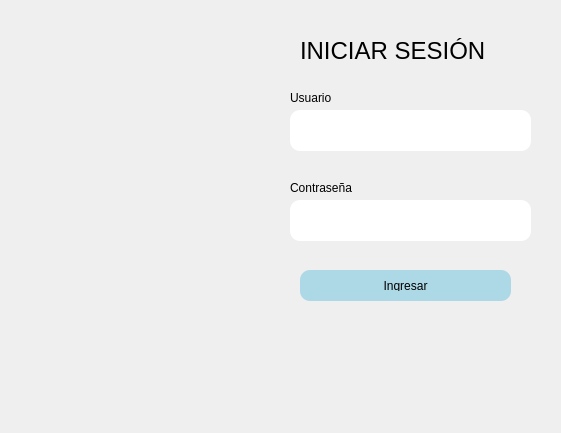
<?xml version="1.0" encoding="UTF-8"?>
<ui version="4.0">
 <class>MainWindow</class>
 <widget class="QMainWindow" name="MainWindow">
  <property name="geometry">
   <rect>
    <x>0</x>
    <y>0</y>
    <width>561</width>
    <height>433</height>
   </rect>
  </property>
  <property name="windowTitle">
   <string>MainWindow</string>
  </property>
  <widget class="QWidget" name="centralwidget">
   <widget class="QLabel" name="label">
    <property name="geometry">
     <rect>
      <x>290</x>
      <y>90</y>
      <width>55</width>
      <height>16</height>
     </rect>
    </property>
    <property name="text">
     <string>Usuario</string>
    </property>
   </widget>
   <widget class="QLabel" name="label_2">
    <property name="geometry">
     <rect>
      <x>290</x>
      <y>180</y>
      <width>71</width>
      <height>16</height>
     </rect>
    </property>
    <property name="text">
     <string>Contraseña</string>
    </property>
   </widget>
   <widget class="QLineEdit" name="inputUsuario">
    <property name="geometry">
     <rect>
      <x>290</x>
      <y>110</y>
      <width>241</width>
      <height>41</height>
     </rect>
    </property>
    <property name="styleSheet">
     <string notr="true">border-radius: 10px;
padding: 10px;</string>
    </property>
   </widget>
   <widget class="QLineEdit" name="inputContrasena">
    <property name="geometry">
     <rect>
      <x>290</x>
      <y>200</y>
      <width>241</width>
      <height>41</height>
     </rect>
    </property>
    <property name="styleSheet">
     <string notr="true">border-radius: 10px;
padding: 10px;</string>
    </property>
   </widget>
   <widget class="QPushButton" name="btnLogin">
    <property name="enabled">
     <bool>true</bool>
    </property>
    <property name="geometry">
     <rect>
      <x>300</x>
      <y>270</y>
      <width>211</width>
      <height>31</height>
     </rect>
    </property>
    <property name="palette">
     <palette>
      <active>
       <colorrole role="WindowText">
        <brush brushstyle="SolidPattern">
         <color alpha="255">
          <red>0</red>
          <green>0</green>
          <blue>0</blue>
         </color>
        </brush>
       </colorrole>
       <colorrole role="Button">
        <brush brushstyle="SolidPattern">
         <color alpha="255">
          <red>173</red>
          <green>216</green>
          <blue>230</blue>
         </color>
        </brush>
       </colorrole>
       <colorrole role="Light">
        <brush brushstyle="SolidPattern">
         <color alpha="255">
          <red>127</red>
          <green>127</green>
          <blue>255</blue>
         </color>
        </brush>
       </colorrole>
       <colorrole role="Midlight">
        <brush brushstyle="SolidPattern">
         <color alpha="255">
          <red>63</red>
          <green>63</green>
          <blue>255</blue>
         </color>
        </brush>
       </colorrole>
       <colorrole role="Dark">
        <brush brushstyle="SolidPattern">
         <color alpha="255">
          <red>0</red>
          <green>0</green>
          <blue>127</blue>
         </color>
        </brush>
       </colorrole>
       <colorrole role="Mid">
        <brush brushstyle="SolidPattern">
         <color alpha="255">
          <red>0</red>
          <green>0</green>
          <blue>170</blue>
         </color>
        </brush>
       </colorrole>
       <colorrole role="Text">
        <brush brushstyle="SolidPattern">
         <color alpha="255">
          <red>0</red>
          <green>0</green>
          <blue>0</blue>
         </color>
        </brush>
       </colorrole>
       <colorrole role="BrightText">
        <brush brushstyle="SolidPattern">
         <color alpha="255">
          <red>255</red>
          <green>255</green>
          <blue>255</blue>
         </color>
        </brush>
       </colorrole>
       <colorrole role="ButtonText">
        <brush brushstyle="SolidPattern">
         <color alpha="255">
          <red>0</red>
          <green>0</green>
          <blue>0</blue>
         </color>
        </brush>
       </colorrole>
       <colorrole role="Base">
        <brush brushstyle="SolidPattern">
         <color alpha="255">
          <red>173</red>
          <green>216</green>
          <blue>230</blue>
         </color>
        </brush>
       </colorrole>
       <colorrole role="Window">
        <brush brushstyle="SolidPattern">
         <color alpha="255">
          <red>173</red>
          <green>216</green>
          <blue>230</blue>
         </color>
        </brush>
       </colorrole>
       <colorrole role="Shadow">
        <brush brushstyle="SolidPattern">
         <color alpha="255">
          <red>0</red>
          <green>0</green>
          <blue>0</blue>
         </color>
        </brush>
       </colorrole>
       <colorrole role="AlternateBase">
        <brush brushstyle="SolidPattern">
         <color alpha="255">
          <red>127</red>
          <green>127</green>
          <blue>255</blue>
         </color>
        </brush>
       </colorrole>
       <colorrole role="ToolTipBase">
        <brush brushstyle="SolidPattern">
         <color alpha="255">
          <red>255</red>
          <green>255</green>
          <blue>220</blue>
         </color>
        </brush>
       </colorrole>
       <colorrole role="ToolTipText">
        <brush brushstyle="SolidPattern">
         <color alpha="255">
          <red>0</red>
          <green>0</green>
          <blue>0</blue>
         </color>
        </brush>
       </colorrole>
      </active>
      <inactive>
       <colorrole role="WindowText">
        <brush brushstyle="SolidPattern">
         <color alpha="255">
          <red>0</red>
          <green>0</green>
          <blue>0</blue>
         </color>
        </brush>
       </colorrole>
       <colorrole role="Button">
        <brush brushstyle="SolidPattern">
         <color alpha="255">
          <red>173</red>
          <green>216</green>
          <blue>230</blue>
         </color>
        </brush>
       </colorrole>
       <colorrole role="Light">
        <brush brushstyle="SolidPattern">
         <color alpha="255">
          <red>127</red>
          <green>127</green>
          <blue>255</blue>
         </color>
        </brush>
       </colorrole>
       <colorrole role="Midlight">
        <brush brushstyle="SolidPattern">
         <color alpha="255">
          <red>63</red>
          <green>63</green>
          <blue>255</blue>
         </color>
        </brush>
       </colorrole>
       <colorrole role="Dark">
        <brush brushstyle="SolidPattern">
         <color alpha="255">
          <red>0</red>
          <green>0</green>
          <blue>127</blue>
         </color>
        </brush>
       </colorrole>
       <colorrole role="Mid">
        <brush brushstyle="SolidPattern">
         <color alpha="255">
          <red>0</red>
          <green>0</green>
          <blue>170</blue>
         </color>
        </brush>
       </colorrole>
       <colorrole role="Text">
        <brush brushstyle="SolidPattern">
         <color alpha="255">
          <red>0</red>
          <green>0</green>
          <blue>0</blue>
         </color>
        </brush>
       </colorrole>
       <colorrole role="BrightText">
        <brush brushstyle="SolidPattern">
         <color alpha="255">
          <red>255</red>
          <green>255</green>
          <blue>255</blue>
         </color>
        </brush>
       </colorrole>
       <colorrole role="ButtonText">
        <brush brushstyle="SolidPattern">
         <color alpha="255">
          <red>0</red>
          <green>0</green>
          <blue>0</blue>
         </color>
        </brush>
       </colorrole>
       <colorrole role="Base">
        <brush brushstyle="SolidPattern">
         <color alpha="255">
          <red>173</red>
          <green>216</green>
          <blue>230</blue>
         </color>
        </brush>
       </colorrole>
       <colorrole role="Window">
        <brush brushstyle="SolidPattern">
         <color alpha="255">
          <red>173</red>
          <green>216</green>
          <blue>230</blue>
         </color>
        </brush>
       </colorrole>
       <colorrole role="Shadow">
        <brush brushstyle="SolidPattern">
         <color alpha="255">
          <red>0</red>
          <green>0</green>
          <blue>0</blue>
         </color>
        </brush>
       </colorrole>
       <colorrole role="AlternateBase">
        <brush brushstyle="SolidPattern">
         <color alpha="255">
          <red>127</red>
          <green>127</green>
          <blue>255</blue>
         </color>
        </brush>
       </colorrole>
       <colorrole role="ToolTipBase">
        <brush brushstyle="SolidPattern">
         <color alpha="255">
          <red>255</red>
          <green>255</green>
          <blue>220</blue>
         </color>
        </brush>
       </colorrole>
       <colorrole role="ToolTipText">
        <brush brushstyle="SolidPattern">
         <color alpha="255">
          <red>0</red>
          <green>0</green>
          <blue>0</blue>
         </color>
        </brush>
       </colorrole>
      </inactive>
      <disabled>
       <colorrole role="WindowText">
        <brush brushstyle="SolidPattern">
         <color alpha="255">
          <red>0</red>
          <green>0</green>
          <blue>127</blue>
         </color>
        </brush>
       </colorrole>
       <colorrole role="Button">
        <brush brushstyle="SolidPattern">
         <color alpha="255">
          <red>173</red>
          <green>216</green>
          <blue>230</blue>
         </color>
        </brush>
       </colorrole>
       <colorrole role="Light">
        <brush brushstyle="SolidPattern">
         <color alpha="255">
          <red>127</red>
          <green>127</green>
          <blue>255</blue>
         </color>
        </brush>
       </colorrole>
       <colorrole role="Midlight">
        <brush brushstyle="SolidPattern">
         <color alpha="255">
          <red>63</red>
          <green>63</green>
          <blue>255</blue>
         </color>
        </brush>
       </colorrole>
       <colorrole role="Dark">
        <brush brushstyle="SolidPattern">
         <color alpha="255">
          <red>0</red>
          <green>0</green>
          <blue>127</blue>
         </color>
        </brush>
       </colorrole>
       <colorrole role="Mid">
        <brush brushstyle="SolidPattern">
         <color alpha="255">
          <red>0</red>
          <green>0</green>
          <blue>170</blue>
         </color>
        </brush>
       </colorrole>
       <colorrole role="Text">
        <brush brushstyle="SolidPattern">
         <color alpha="255">
          <red>0</red>
          <green>0</green>
          <blue>127</blue>
         </color>
        </brush>
       </colorrole>
       <colorrole role="BrightText">
        <brush brushstyle="SolidPattern">
         <color alpha="255">
          <red>255</red>
          <green>255</green>
          <blue>255</blue>
         </color>
        </brush>
       </colorrole>
       <colorrole role="ButtonText">
        <brush brushstyle="SolidPattern">
         <color alpha="255">
          <red>0</red>
          <green>0</green>
          <blue>127</blue>
         </color>
        </brush>
       </colorrole>
       <colorrole role="Base">
        <brush brushstyle="SolidPattern">
         <color alpha="255">
          <red>173</red>
          <green>216</green>
          <blue>230</blue>
         </color>
        </brush>
       </colorrole>
       <colorrole role="Window">
        <brush brushstyle="SolidPattern">
         <color alpha="255">
          <red>173</red>
          <green>216</green>
          <blue>230</blue>
         </color>
        </brush>
       </colorrole>
       <colorrole role="Shadow">
        <brush brushstyle="SolidPattern">
         <color alpha="255">
          <red>0</red>
          <green>0</green>
          <blue>0</blue>
         </color>
        </brush>
       </colorrole>
       <colorrole role="AlternateBase">
        <brush brushstyle="SolidPattern">
         <color alpha="255">
          <red>0</red>
          <green>0</green>
          <blue>255</blue>
         </color>
        </brush>
       </colorrole>
       <colorrole role="ToolTipBase">
        <brush brushstyle="SolidPattern">
         <color alpha="255">
          <red>255</red>
          <green>255</green>
          <blue>220</blue>
         </color>
        </brush>
       </colorrole>
       <colorrole role="ToolTipText">
        <brush brushstyle="SolidPattern">
         <color alpha="255">
          <red>0</red>
          <green>0</green>
          <blue>0</blue>
         </color>
        </brush>
       </colorrole>
      </disabled>
     </palette>
    </property>
    <property name="font">
     <font>
      <strikeout>false</strikeout>
     </font>
    </property>
    <property name="autoFillBackground">
     <bool>false</bool>
    </property>
    <property name="styleSheet">
     <string notr="true">background-color: lightblue;
border-radius: 10px;
padding: 10px;</string>
    </property>
    <property name="text">
     <string>Ingresar</string>
    </property>
   </widget>
   <widget class="QLabel" name="label_3">
    <property name="geometry">
     <rect>
      <x>300</x>
      <y>30</y>
      <width>231</width>
      <height>41</height>
     </rect>
    </property>
    <property name="font">
     <font>
      <pointsize>18</pointsize>
     </font>
    </property>
    <property name="text">
     <string>INICIAR SESIÓN</string>
    </property>
   </widget>
   <widget class="QLabel" name="label_4">
    <property name="geometry">
     <rect>
      <x>0</x>
      <y>0</y>
      <width>241</width>
      <height>441</height>
     </rect>
    </property>
    <property name="text">
     <string/>
    </property>
    <property name="pixmap">
     <pixmap>../Pictures/Sin título.png</pixmap>
    </property>
   </widget>
  </widget>
 </widget>
 <resources/>
 <connections/>
</ui>
